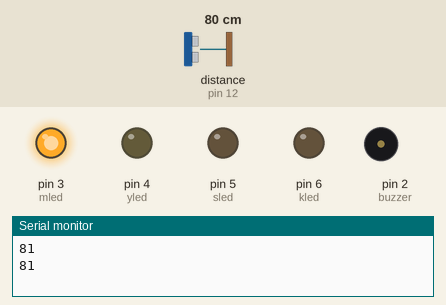
This sketch was run on a simulated Arduino Uno, built with avr-gcc and run on an emulated ATmega328P. Shown: output pins drawn as LEDs (lit = HIGH), buzzer (waves = sounding, pin HIGH), the last lines printed to the serial monitor. Wiring (inferred from the names in the program): ultrasonic range finder: trigger pin 13; echo pin 12. Dashed ring = blinking. Inputs (shaded band) come from the test bench; at power-on: distance to the obstacle (sensor on pin 12) 80 cm. The echo pulse lasts 58.3 µs per cm; pins used as bus, display or sensor lines are not drawn.

Above: at 1.5 s.
1.6 s: distance to the obstacle (sensor on pin 12) set to 55 cm
5.2 s: distance to the obstacle (sensor on pin 12) set to 46 cm
At 5.8 s:
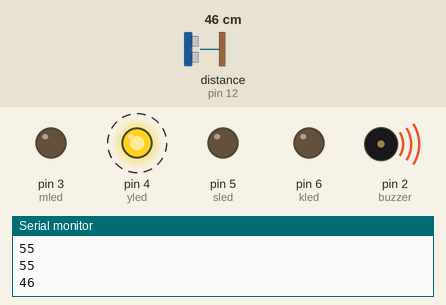
8.8 s: distance to the obstacle (sensor on pin 12) set to 35 cm
11.0 s: distance to the obstacle (sensor on pin 12) set to 29 cm
At 11.7 s:
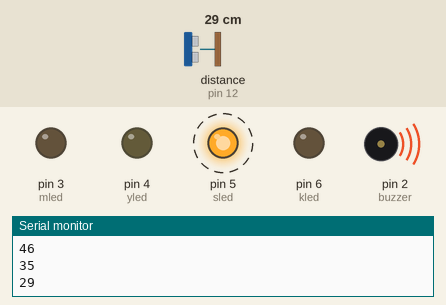
14.6 s: distance to the obstacle (sensor on pin 12) set to 14 cm
18.1 s: distance to the obstacle (sensor on pin 12) set to 10 cm
At 18.45 s:
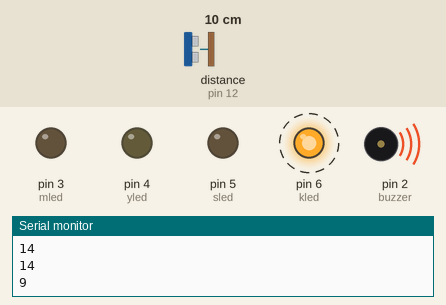
Timing chart, 0 to 22.6 s (numbered marks = the images above; inputs shaded):
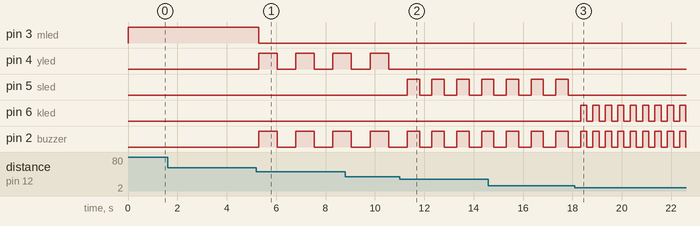

The sketch:

park_sensoru.ino
```cpp
const int trigger_pin =13;
const int echo_pin =12;
const int buzzer = 2;
const int mled =3;
const int yled = 4;
const int sled =5;
const int kled =6;
int sure;
int mesafe;

void setup() {
  pinMode(mled , OUTPUT);
  pinMode(yled , OUTPUT);
  pinMode(sled , OUTPUT);
  pinMode(kled , OUTPUT);
  pinMode(buzzer , OUTPUT);
  pinMode(trigger_pin , OUTPUT);
  pinMode(echo_pin , INPUT);
  Serial.begin(9600);

}

void loop() {
digitalWrite(trigger_pin, HIGH);
delayMicroseconds(1000);
digitalWrite(trigger_pin, LOW);
sure = pulseIn(echo_pin, HIGH);
mesafe = (sure/2) / 28.5;
Serial.println(mesafe);

if (mesafe <=10){
 digitalWrite(kled , HIGH);
digitalWrite(buzzer , HIGH);
delay(250);
digitalWrite(kled , LOW);
digitalWrite(buzzer , LOW);
delay(250);
}
else if (mesafe <=30){
digitalWrite(sled , HIGH);
digitalWrite(buzzer , HIGH);
delay(500);
digitalWrite(sled , LOW);
digitalWrite(buzzer , LOW);
delay(500);
}
else if (mesafe <=50){
digitalWrite(yled , HIGH);
digitalWrite(buzzer , HIGH);
delay(750);
digitalWrite(yled , LOW);
digitalWrite(buzzer , LOW);
delay(750);}
else {
digitalWrite(mled , HIGH);
digitalWrite(kled , LOW);
delay(750);
digitalWrite(mled ,LOW);}
}
```

Measured:
- the behaviour switches between 51 and 50 cm on distance to the obstacle (sensor on pin 12) (found by bisection; images 0 and 1)
- the behaviour switches between 31 and 30 cm on distance to the obstacle (sensor on pin 12) (found by bisection; images 1 and 2)
- the behaviour switches between 12 and 11 cm on distance to the obstacle (sensor on pin 12) (found by bisection; images 2 and 3)
- after the input at 5.2 s, pin 3 (mled): HIGH → LOW after 0.09 s; pin 4 (yled), pin 2 (buzzer): alternates HIGH for 0.75 s and LOW for 0.75 s, starting after 0.09 s
- after the input at 11.0 s, pin 4 (yled): stops changing and stays LOW; pin 5 (sled): alternates HIGH for 0.50 s and LOW for 0.50 s, starting after 0.31 s; pin 2 (buzzer): alternates HIGH for 0.50 s and LOW for 0.50 s, starting after 0.81 s
- after the input at 18.1 s, pin 5 (sled): stops changing and stays LOW; pin 6 (kled): alternates HIGH for 0.25 s and LOW for 0.25 s, starting after 0.23 s; pin 2 (buzzer): alternates HIGH for 0.25 s and LOW for 0.25 s, starting after 0.48 s
